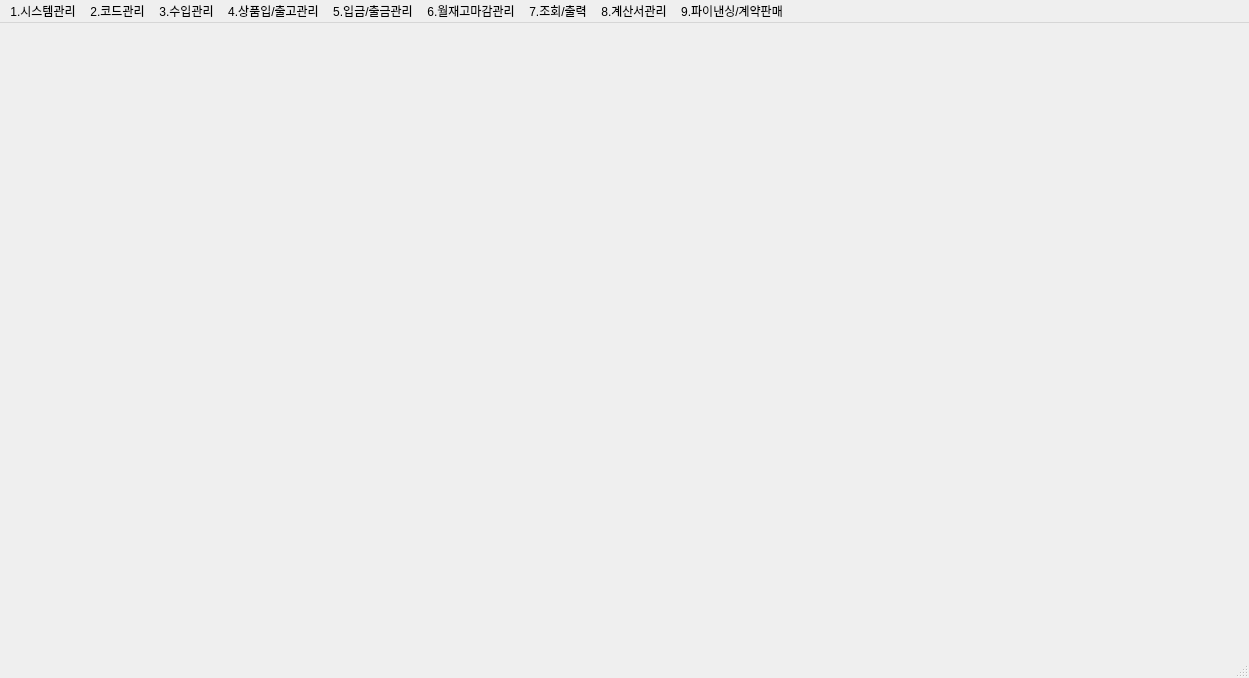
<?xml version="1.0" encoding="UTF-8"?>
<ui version="4.0">
 <class>MainWindow</class>
 <widget class="QMainWindow" name="MainWindow">
  <property name="geometry">
   <rect>
    <x>0</x>
    <y>0</y>
    <width>1249</width>
    <height>678</height>
   </rect>
  </property>
  <property name="windowTitle">
   <string>MainWindow</string>
  </property>
  <widget class="QWidget" name="centralwidget"/>
  <widget class="QMenuBar" name="menuBar">
   <property name="geometry">
    <rect>
     <x>0</x>
     <y>0</y>
     <width>1249</width>
     <height>33</height>
    </rect>
   </property>
   <widget class="QMenu" name="menu1">
    <property name="title">
     <string>1.시스템관리</string>
    </property>
    <addaction name="action_company_reg"/>
    <addaction name="action2"/>
    <addaction name="action3"/>
    <addaction name="separator"/>
    <addaction name="action4"/>
    <addaction name="action5"/>
    <addaction name="action6"/>
    <addaction name="action7"/>
    <addaction name="action8"/>
    <addaction name="separator"/>
    <addaction name="action9"/>
   </widget>
   <widget class="QMenu" name="menu2">
    <property name="title">
     <string>2.코드관리</string>
    </property>
    <widget class="QMenu" name="menu1_2">
     <property name="title">
      <string>1.사용자관리</string>
     </property>
     <addaction name="action1_9"/>
     <addaction name="action2_9"/>
     <addaction name="action3_8"/>
     <addaction name="action4_7"/>
    </widget>
    <addaction name="menu1_2"/>
    <addaction name="action2_2"/>
    <addaction name="action3_2"/>
    <addaction name="action4_iU"/>
   </widget>
   <widget class="QMenu" name="menu3">
    <property name="title">
     <string>3.수입관리</string>
    </property>
    <addaction name="action1_3"/>
    <addaction name="action2_3"/>
   </widget>
   <widget class="QMenu" name="menu4">
    <property name="title">
     <string>4.상품입/출고관리</string>
    </property>
    <addaction name="action1_4"/>
    <addaction name="action2_4"/>
    <addaction name="action3_3"/>
    <addaction name="action4_2"/>
    <addaction name="action5_2"/>
    <addaction name="action6_2"/>
    <addaction name="action7_2"/>
    <addaction name="action8_2"/>
    <addaction name="action9_2"/>
    <addaction name="action10"/>
    <addaction name="action11"/>
   </widget>
   <widget class="QMenu" name="menu5">
    <property name="title">
     <string>5.입금/출금관리</string>
    </property>
    <addaction name="action1_5"/>
    <addaction name="action2_5"/>
    <addaction name="action3_4"/>
    <addaction name="action4_3"/>
    <addaction name="action5_3"/>
   </widget>
   <widget class="QMenu" name="menu6">
    <property name="title">
     <string>6.월재고마감관리</string>
    </property>
    <addaction name="action1_6"/>
    <addaction name="action2_6"/>
    <addaction name="action3_5"/>
    <addaction name="action4_4"/>
   </widget>
   <widget class="QMenu" name="menu7">
    <property name="title">
     <string>7.조회/출력</string>
    </property>
    <addaction name="action1_7"/>
    <addaction name="action2_7"/>
    <addaction name="action3_6"/>
    <addaction name="action4_5"/>
    <addaction name="action5_4"/>
    <addaction name="action6_3"/>
    <addaction name="action7_3"/>
    <addaction name="action8_3"/>
    <addaction name="action9_3"/>
    <addaction name="action10_DM"/>
    <addaction name="action11_2"/>
    <addaction name="action12"/>
    <addaction name="action13"/>
    <addaction name="action14"/>
    <addaction name="action15"/>
    <addaction name="action16"/>
    <addaction name="action17"/>
    <addaction name="action18"/>
    <addaction name="action19"/>
    <addaction name="action20"/>
    <addaction name="action21"/>
    <addaction name="action22"/>
   </widget>
   <widget class="QMenu" name="menu8">
    <property name="title">
     <string>8.계산서관리</string>
    </property>
    <addaction name="action1_8"/>
    <addaction name="action2_8"/>
    <addaction name="action3_7"/>
    <addaction name="action4_6"/>
    <addaction name="action5_5"/>
    <addaction name="action6_4"/>
    <addaction name="action7_4"/>
   </widget>
   <widget class="QMenu" name="menu9">
    <property name="title">
     <string>9.파이낸싱/계약판매</string>
    </property>
   </widget>
   <addaction name="menu1"/>
   <addaction name="menu2"/>
   <addaction name="menu3"/>
   <addaction name="menu4"/>
   <addaction name="menu5"/>
   <addaction name="menu6"/>
   <addaction name="menu7"/>
   <addaction name="menu8"/>
   <addaction name="menu9"/>
  </widget>
  <widget class="QStatusBar" name="statusBar"/>
  <action name="action_company_reg">
   <property name="checkable">
    <bool>true</bool>
   </property>
   <property name="text">
    <string>1.업체등록</string>
   </property>
   <property name="2.비밀번호변경" stdset="0">
    <string/>
   </property>
  </action>
  <action name="action2">
   <property name="text">
    <string>2.비밀번호변경</string>
   </property>
   <property name="menuRole">
    <enum>QAction::MenuRole::NoRole</enum>
   </property>
  </action>
  <action name="action3">
   <property name="text">
    <string>3.프린터설정</string>
   </property>
   <property name="menuRole">
    <enum>QAction::MenuRole::NoRole</enum>
   </property>
  </action>
  <action name="action4">
   <property name="text">
    <string>4.우편번호조회</string>
   </property>
   <property name="menuRole">
    <enum>QAction::MenuRole::NoRole</enum>
   </property>
  </action>
  <action name="action5">
   <property name="text">
    <string>5.단축메뉴</string>
   </property>
   <property name="menuRole">
    <enum>QAction::MenuRole::NoRole</enum>
   </property>
  </action>
  <action name="action6">
   <property name="text">
    <string>6.원격지원</string>
   </property>
   <property name="menuRole">
    <enum>QAction::MenuRole::NoRole</enum>
   </property>
  </action>
  <action name="action7">
   <property name="text">
    <string>7.환경설정</string>
   </property>
   <property name="menuRole">
    <enum>QAction::MenuRole::NoRole</enum>
   </property>
  </action>
  <action name="action8">
   <property name="text">
    <string>8.미트통신 열기</string>
   </property>
   <property name="menuRole">
    <enum>QAction::MenuRole::NoRole</enum>
   </property>
  </action>
  <action name="action9">
   <property name="text">
    <string>9.종료</string>
   </property>
   <property name="menuRole">
    <enum>QAction::MenuRole::NoRole</enum>
   </property>
  </action>
  <action name="action2_2">
   <property name="text">
    <string>2.코드관리</string>
   </property>
  </action>
  <action name="action3_2">
   <property name="text">
    <string>3.거래처 기초잔액 입력</string>
   </property>
  </action>
  <action name="action4_iU">
   <property name="text">
    <string>4.더존iU연동관리</string>
   </property>
  </action>
  <action name="action1_3">
   <property name="text">
    <string>1.오퍼관리</string>
   </property>
  </action>
  <action name="action2_3">
   <property name="text">
    <string>2.수입부대비용관리</string>
   </property>
  </action>
  <action name="action1_4">
   <property name="text">
    <string>1.입고전표(직수입)</string>
   </property>
  </action>
  <action name="action2_4">
   <property name="text">
    <string>2.입고전표(국내)</string>
   </property>
  </action>
  <action name="action3_3">
   <property name="text">
    <string>3.출고전표</string>
   </property>
  </action>
  <action name="action4_2">
   <property name="text">
    <string>4.창고이동</string>
   </property>
  </action>
  <action name="action5_2">
   <property name="text">
    <string>5.로스출고</string>
   </property>
  </action>
  <action name="action6_2">
   <property name="text">
    <string>6.생산일보</string>
   </property>
  </action>
  <action name="action7_2">
   <property name="text">
    <string>7.지육구매입고/판매출고</string>
   </property>
  </action>
  <action name="action8_2">
   <property name="text">
    <string>8.지육생산입고</string>
   </property>
  </action>
  <action name="action9_2">
   <property name="text">
    <string>9.거래처 자료 일괄전환</string>
   </property>
  </action>
  <action name="action10">
   <property name="text">
    <string>10.견적서</string>
   </property>
  </action>
  <action name="action11">
   <property name="text">
    <string>11.생산 가공계획</string>
   </property>
  </action>
  <action name="action1_5">
   <property name="text">
    <string>1.입금(미수금)관리</string>
   </property>
  </action>
  <action name="action2_5">
   <property name="text">
    <string>2.출금(미지급)관리</string>
   </property>
  </action>
  <action name="action3_4">
   <property name="text">
    <string>3.입금(경비)관리</string>
   </property>
  </action>
  <action name="action4_3">
   <property name="text">
    <string>4.출금(경비)관리</string>
   </property>
  </action>
  <action name="action5_3">
   <property name="text">
    <string>5.통장이체</string>
   </property>
  </action>
  <action name="action1_6">
   <property name="text">
    <string>1.재고마감관리</string>
   </property>
  </action>
  <action name="action2_6">
   <property name="text">
    <string>2.일마감</string>
   </property>
  </action>
  <action name="action3_5">
   <property name="text">
    <string>3.더존연동</string>
   </property>
  </action>
  <action name="action4_4">
   <property name="text">
    <string>4.매출이익정산</string>
   </property>
  </action>
  <action name="action1_7">
   <property name="text">
    <string>1.코드현황</string>
   </property>
  </action>
  <action name="action2_7">
   <property name="text">
    <string>2.매입현황</string>
   </property>
  </action>
  <action name="action3_6">
   <property name="text">
    <string>3.판매현황</string>
   </property>
  </action>
  <action name="action4_5">
   <property name="text">
    <string>4.원장출력</string>
   </property>
  </action>
  <action name="action5_4">
   <property name="text">
    <string>5.일계표</string>
   </property>
  </action>
  <action name="action6_3">
   <property name="text">
    <string>6.매출이익</string>
   </property>
  </action>
  <action name="action7_3">
   <property name="text">
    <string>7.입출금현황</string>
   </property>
  </action>
  <action name="action8_3">
   <property name="text">
    <string>8.미수/미지급현황</string>
   </property>
  </action>
  <action name="action9_3">
   <property name="text">
    <string>9.상품재고현황</string>
   </property>
  </action>
  <action name="action10_DM">
   <property name="text">
    <string>10.DM발송</string>
   </property>
  </action>
  <action name="action11_2">
   <property name="text">
    <string>11.손익계산서</string>
   </property>
  </action>
  <action name="action12">
   <property name="text">
    <string>12.잔액확인서</string>
   </property>
  </action>
  <action name="action13">
   <property name="text">
    <string>13.거래매역 확인서(월별)</string>
   </property>
  </action>
  <action name="action14">
   <property name="text">
    <string>14.통장관리</string>
   </property>
  </action>
  <action name="action15">
   <property name="text">
    <string>15.경리일보</string>
   </property>
  </action>
  <action name="action16">
   <property name="text">
    <string>16.자산현황</string>
   </property>
  </action>
  <action name="action17">
   <property name="text">
    <string>17.거래내역서</string>
   </property>
  </action>
  <action name="action18">
   <property name="text">
    <string>18.생산현황</string>
   </property>
  </action>
  <action name="action19">
   <property name="text">
    <string>19.거래명세표출력(일괄)</string>
   </property>
  </action>
  <action name="action20">
   <property name="text">
    <string>20.생산라벨현황</string>
   </property>
  </action>
  <action name="action21">
   <property name="text">
    <string>21.일일보고</string>
   </property>
  </action>
  <action name="action22">
   <property name="text">
    <string>22.바코드현황</string>
   </property>
  </action>
  <action name="action1_8">
   <property name="text">
    <string>1.계산서작업</string>
   </property>
  </action>
  <action name="action2_8">
   <property name="text">
    <string>2.계산서입력</string>
   </property>
  </action>
  <action name="action3_7">
   <property name="text">
    <string>3.계산서현황</string>
   </property>
  </action>
  <action name="action4_6">
   <property name="text">
    <string>4.계산서출력(일괄)</string>
   </property>
  </action>
  <action name="action5_5">
   <property name="text">
    <string>5.계산서삭제</string>
   </property>
  </action>
  <action name="action6_4">
   <property name="text">
    <string>6.거래사실확인서</string>
   </property>
  </action>
  <action name="action7_4">
   <property name="text">
    <string>7.전자계산서</string>
   </property>
  </action>
  <action name="action1_9">
   <property name="text">
    <string>1.사용자등록</string>
   </property>
  </action>
  <action name="action2_9">
   <property name="text">
    <string>2.사용자별 프로그램 권한</string>
   </property>
  </action>
  <action name="action3_8">
   <property name="text">
    <string>3.전자계산서사용자등록</string>
   </property>
  </action>
  <action name="action4_7">
   <property name="text">
    <string>4.사용자 접속현황</string>
   </property>
  </action>
 </widget>
 <resources/>
 <connections/>
</ui>
